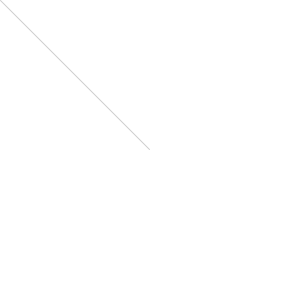
Frame 1 (no input)
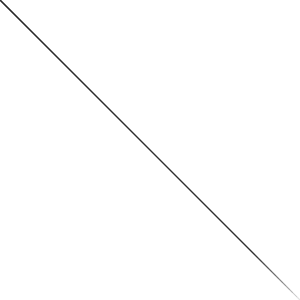
Frame 60 (the mouse pressed at the canvas centre just before this capture)
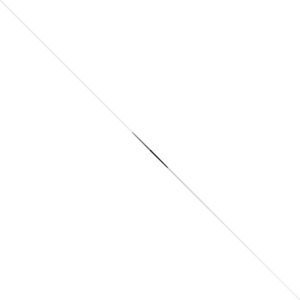
Frame 120 (the mouse held since frame 60 and released just before this capture)

The Processing sketch that drew these frames (run headless with seeded random() and noise(); from frame 60 on, the mouse is pressed at the canvas centre):

// Processing sketch: processing_60798
// ── processing_60798.pde

// PVector mouse accelerated tape drawer
// processing.org/learning/pvector/
// 08.05.2012 18:00
// put mouse anywhere over the script window and draw the fading tape

Mover mover; // declare Mover object

void setup () {
  size (300,300);
  smooth();
  background (255);
  
  mover = new Mover(); // make Mover object
}

void draw() {
  noStroke();
  fill(255,10);
  rect(0,0,width,height);
  
  // call functions on Mover object
  mover.update();
  mover.checkEdges();
  mover.display();
}

class Mover {
   
  PVector location; // one PVector for location
  PVector velocity; // one PVector for velocity
  PVector acceleration; // acceleration added
  float topspeed; // limits velocity magnitude
  
  Mover() {
    location = new PVector(width/2,height/2);
    velocity = new PVector(0,0);
    acceleration = new PVector(-0.001,0.01);
    topspeed = 5;
  }
  
  void update() {
    
    PVector mouse = new PVector(mouseX,mouseY);
    PVector dir = PVector.sub(mouse,location); // direction from point of appearance to mouse position
    dir.normalize(); // normalizing direction vector
    dir.mult(0.5); // multiplying normalized direction vector
    acceleration = dir; // acceleration
   
    velocity.add(acceleration);
    velocity.limit(topspeed);
    location.add(velocity);
  }
  
  void display() {
    stroke(0.1,50);
    fill(0);
    line (location.x,location.y,mouseX,mouseY);
    
  }
  
  void checkEdges() {
   
   if (location.x > width) { 
   location.x = 0;
  } else if (location.x < 0) {
    location.x = width;
  }

   if (location.y > height) {
     location.y = 0;
    } else if (location.y < 0) {
      location.y = height;
    }
  }
}
